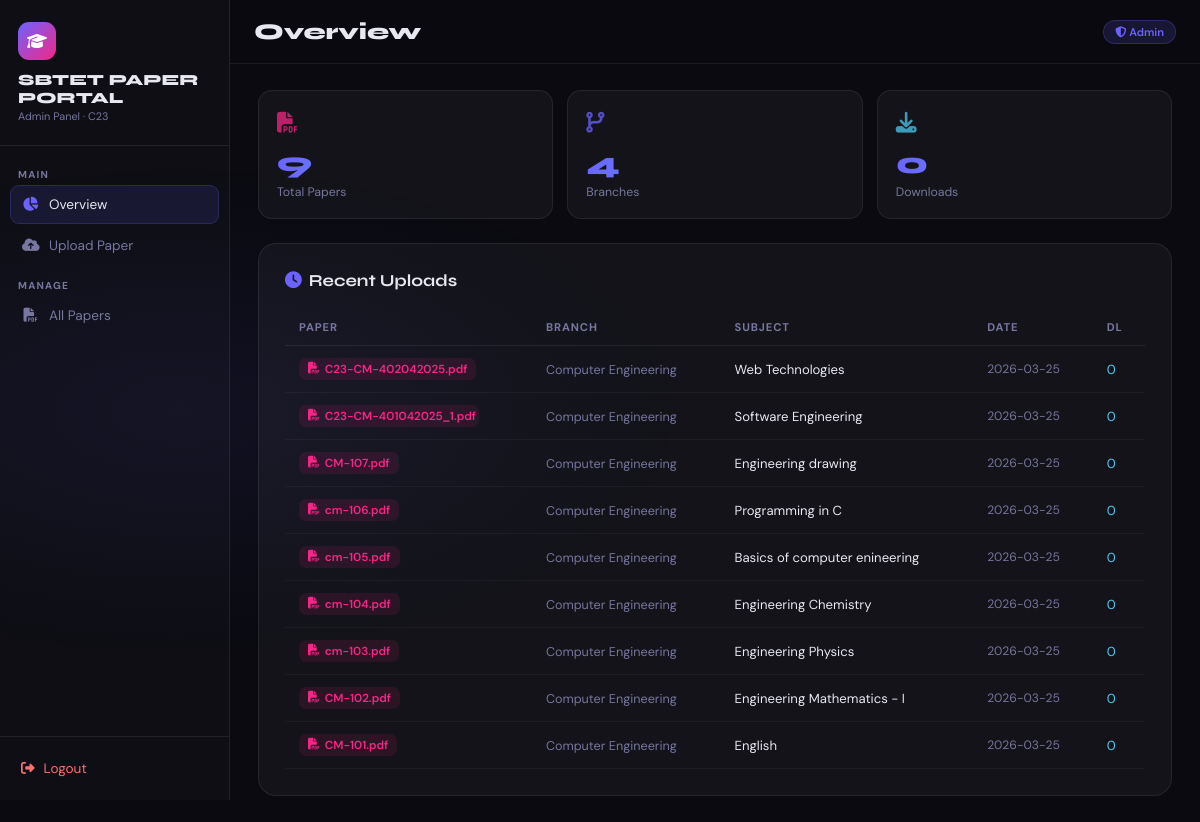
Screenshot of /admin/dashboard (signed in) with the database file from the repository.
### tables this page shows
CREATE TABLE question_papers (
        id INTEGER PRIMARY KEY AUTOINCREMENT,
        subject_id INTEGER NOT NULL,
        file_path TEXT NOT NULL,
        original_name TEXT,
        upload_date TIMESTAMP DEFAULT CURRENT_TIMESTAMP,
        download_count INTEGER DEFAULT 0,
        FOREIGN KEY (subject_id) REFERENCES subjects(id)
    );

CREATE TABLE branches (
        id INTEGER PRIMARY KEY AUTOINCREMENT,
        code TEXT UNIQUE NOT NULL,
        name TEXT NOT NULL
    );

CREATE TABLE subjects (
        id INTEGER PRIMARY KEY AUTOINCREMENT,
        code TEXT,
        name TEXT NOT NULL,
        branch_code TEXT NOT NULL,
        semester TEXT NOT NULL
    );

### app.py (the view)
@app.route('/admin/dashboard')
@admin_required
def admin_dashboard():
    conn = get_db()
    branches = conn.execute('SELECT * FROM branches').fetchall()
    semesters = conn.execute('SELECT * FROM semesters ORDER BY sort_order').fetchall()
    papers = conn.execute('''
        SELECT qp.id, qp.file_path, qp.original_name, qp.upload_date, qp.download_count,
               s.name as subject_name, s.code as subject_code,
               b.name as branch_name, qp.subject_id
        FROM question_papers qp
        JOIN subjects s ON qp.subject_id = s.id
        JOIN branches b ON s.branch_code = b.code
        ORDER BY qp.upload_date DESC
    ''').fetchall()
    conn.close()
    return render_template('admin_dashboard.html', branches=branches, semesters=semesters, papers=papers)

### app.py (called while the page is built)
def get_db():
    conn = sqlite3.connect('sbtet.db')
    conn.row_factory = sqlite3.Row
    return conn

def admin_required(f):
    @wraps(f)
    def decorated(*args, **kwargs):
        if not session.get('admin_logged_in'):
            return redirect(url_for('admin_login'))
        return f(*args, **kwargs)
    return decorated

### templates/admin_dashboard.html (shortened to what this page needs)
<!DOCTYPE html>
<html lang="en">
<head>
<link rel="stylesheet" href="https://cdnjs.cloudflare.com/ajax/libs/font-awesome/6.5.0/css/all.min.css">
</head>
<body>
<aside class="sidebar">
  <div class="sidebar-logo">
    <div class="sb-logo-icon"><i class="fas fa-graduation-cap"></i></div>
    <div class="sb-logo-title">SBTET PAPER PORTAL</div>
    <div class="sb-logo-sub">Admin Panel &middot; C23</div>
  </div>
  <nav class="sidebar-nav">
    <div class="nav-label">Main</div>
    <div class="nav-item active" id="nav-overview" onclick="switchPanel('overview')"><i class="fas fa-chart-pie"></i> Overview</div>
    <div class="nav-item" id="nav-upload" onclick="switchPanel('upload')"><i class="fas fa-cloud-upload-alt"></i> Upload Paper</div>
    <div class="nav-label" style="margin-top:6px;">Manage</div>
    <div class="nav-item" id="nav-papers" onclick="switchPanel('papers')"><i class="fas fa-file-pdf"></i> All Papers</div>
  </nav>
  <div class="sidebar-footer">
    <a href="/admin/logout" class="logout-btn"><i class="fas fa-right-from-bracket"></i> Logout</a>
  </div>
</aside>
<main class="main">
  <div class="topbar">
    <h1 class="page-title" id="panel-heading">Overview</h1>
    <div class="admin-badge"><i class="fas fa-shield-halved"></i> Admin</div>
  </div>
  <div class="panel active" id="panel-overview">
    <div class="stats-grid">
      <div class="stat-card">
        <div class="stat-icon"><i class="fas fa-file-pdf" style="color:#f72585;"></i></div>
        <div class="stat-num">{{ papers|length }}</div>
        <div class="stat-label">Total Papers</div>
      </div>
      <div class="stat-card">
        <div class="stat-icon"><i class="fas fa-code-branch" style="color:#6c63ff;"></i></div>
        <div class="stat-num">4</div>
        <div class="stat-label">Branches</div>
      </div>
      <div class="stat-card">
        <div class="stat-icon"><i class="fas fa-download" style="color:#4cc9f0;"></i></div>
        <div class="stat-num">{{ papers|sum(attribute='download_count') }}</div>
        <div class="stat-label">Downloads</div>
      </div>
    </div>
    <div class="form-card">
      <h3><i class="fas fa-clock" style="color:var(--accent);margin-right:7px;"></i>Recent Uploads</h3>
      {% if papers %}
      <div class="table-wrap">
        <table>
          <thead><tr><th>Paper</th><th>Branch</th><th>Subject</th><th>Date</th><th>DL</th></tr></thead>
          <tbody>
          {% for p in papers[:10] %}
          <tr>
            <td><div class="file-pill"><i class="fas fa-file-pdf"></i> {{ p.original_name or 'Question Paper' }}</div></td>
            <td style="color:var(--muted);font-size:0.79rem;">{{ p.branch_name }}</td>
            <td style="font-size:0.82rem;">{{ p.subject_name }}</td>
            <td style="font-size:0.76rem;color:var(--muted);">{{ p.upload_date[:10] }}</td>
            <td style="color:var(--accent3);font-size:0.82rem;">{{ p.download_count }}</td>
          </tr>
          {% endfor %}
          </tbody>
        </table>
      </div>
      {% endif %}
    </div>
  </div>
</main>
</body>
</html>

### templates/admin_dashboard.html (style rules this page uses)
:root { --ink:#0a0a10;--card:rgba(255,255,255,0.04);--border:rgba(255,255,255,0.08);--accent:#6c63ff;--accent2:#f72585;--accent3:#4cc9f0;--text:#e8e8f0;--muted:#7777a0;--glow:rgba(108,99,255,0.3); }
*,*::before,*::after { margin:0;padding:0;box-sizing:border-box; }
html { -webkit-text-size-adjust:100%; }
body { font-family:'DM Sans',sans-serif;background:var(--ink);color:var(--text);min-height:100vh;display:flex;flex-direction:row;-webkit-font-smoothing:antialiased; }
h1,h2,h3,h4 { font-family:'Syne',sans-serif; }
a { text-decoration:none;color:inherit; }
body::before { content:'';position:fixed;inset:0;background:radial-gradient(ellipse 70% 50% at 15% 50%,rgba(108,99,255,.08) 0%,transparent 60%);pointer-events:none;z-index:0; }
.sidebar { width:230px;flex-shrink:0;height:100vh;position:sticky;top:0;background:rgba(255,255,255,0.02);border-right:1px solid var(--border);display:flex;flex-direction:column;z-index:10; }
.sidebar-logo { padding:22px 18px;border-bottom:1px solid var(--border); }
.sb-logo-icon { width:38px;height:38px;border-radius:11px;background:linear-gradient(135deg,var(--accent),var(--accent2));display:flex;align-items:center;justify-content:center;font-size:1rem;color:#fff;margin-bottom:11px; }
.sb-logo-title { font-family:'Syne',sans-serif;font-weight:800;font-size:0.97rem; }
.sb-logo-sub { font-size:0.68rem;color:var(--muted);margin-top:2px; }
.sidebar-nav { flex:1;padding:14px 10px;overflow-y:auto; }
.nav-label { font-size:0.63rem;font-weight:700;text-transform:uppercase;letter-spacing:0.12em;color:var(--muted);padding:8px 8px 4px; }
.nav-item { display:flex;align-items:center;gap:10px;padding:10px 11px;border-radius:9px;cursor:pointer;transition:all 0.18s;font-size:0.85rem;color:var(--muted);margin-bottom:2px;border:1px solid transparent; }
.nav-item.active { background:rgba(108,99,255,0.12);color:var(--text);border-color:rgba(108,99,255,0.22); }
.nav-item.active i { color:var(--accent); }
.nav-item i { width:17px;text-align:center;font-size:0.88rem; }
.sidebar-footer { padding:14px 10px;border-top:1px solid var(--border); }
.logout-btn { display:flex;align-items:center;gap:9px;padding:9px 11px;border-radius:9px;font-size:0.85rem;color:#f87171;transition:all 0.18s; }
.main { flex:1;overflow-y:auto;position:relative;z-index:1;min-width:0; }
.topbar { padding:18px 24px;border-bottom:1px solid var(--border);display:flex;align-items:center;justify-content:space-between;background:rgba(10,10,16,0.82);backdrop-filter:blur(18px);-webkit-backdrop-filter:blur(18px);position:sticky;top:0;z-index:9;gap:12px;flex-wrap:wrap; }
.page-title { font-size:clamp(1.1rem,3vw,1.4rem);font-weight:800; }
.admin-badge { font-size:0.7rem;font-weight:600;padding:4px 11px;border-radius:99px;background:rgba(108,99,255,0.15);color:var(--accent);border:1px solid rgba(108,99,255,0.25);white-space:nowrap; }
.panel { display:none;padding:clamp(16px,3vw,26px) clamp(14px,3vw,28px); }
.panel.active { display:block; }
.stats-grid { display:grid;grid-template-columns:repeat(3,1fr);gap:14px;margin-bottom:24px; }
.stat-card { background:var(--card);border:1px solid var(--border);border-radius:14px;padding:18px; }
.stat-card .stat-num { font-family:'Syne',sans-serif;font-size:1.9rem;font-weight:800;background:linear-gradient(90deg,var(--accent),var(--accent3));-webkit-background-clip:text;-webkit-text-fill-color:transparent;background-clip:text; }
.stat-card .stat-label { font-size:0.77rem;color:var(--muted);margin-top:3px; }
.stat-card .stat-icon { font-size:1.3rem;margin-bottom:9px;opacity:0.75; }
.form-card { background:var(--card);border:1px solid var(--border);border-radius:18px;padding:clamp(16px,3vw,26px); }
.form-card h3 { font-size:1.05rem;font-weight:700;margin-bottom:18px; }
.table-wrap { overflow-x:auto;-webkit-overflow-scrolling:touch; }
table { width:100%;border-collapse:separate;border-spacing:0;min-width:560px; }
thead th { padding:11px 14px;text-align:left;font-size:0.7rem;font-weight:700;text-transform:uppercase;letter-spacing:0.08em;color:var(--muted);border-bottom:1px solid var(--border); }
tbody td { padding:12px 14px;font-size:0.85rem;border-bottom:1px solid rgba(255,255,255,0.04); }
.file-pill { display:inline-flex;align-items:center;gap:5px;padding:3px 9px;border-radius:7px;background:rgba(247,37,133,0.1);color:#f72585;font-size:0.73rem;font-weight:600;max-width:180px;overflow:hidden;text-overflow:ellipsis;white-space:nowrap; }

### rows the page displays
question_papers: original_name "C23-CM-402042025.pdf", branch_name "Computer Engineering", subject_name "Web Technologies", upload_date "2026-03-25", download_count "0"
question_papers: original_name "C23-CM-401042025_1.…", branch_name "Computer Engineering", subject_name "Software Engineering", upload_date "2026-03-25", download_count "0"
question_papers: original_name "CM-107.pdf", branch_name "Computer Engineering", subject_name "Engineering drawing", upload_date "2026-03-25", download_count "0"
question_papers: original_name "cm-106.pdf", branch_name "Computer Engineering", subject_name "Programming in C", upload_date "2026-03-25", download_count "0"
question_papers: original_name "cm-105.pdf", branch_name "Computer Engineering", subject_name "Basics of computer enineering", upload_date "2026-03-25", download_count "0"
question_papers: original_name "cm-104.pdf", branch_name "Computer Engineering", subject_name "Engineering Chemistry", upload_date "2026-03-25", download_count "0"
question_papers: original_name "cm-103.pdf", branch_name "Computer Engineering", subject_name "Engineering Physics", upload_date "2026-03-25", download_count "0"
question_papers: original_name "CM-102.pdf", branch_name "Computer Engineering", subject_name "Engineering Mathematics - I", upload_date "2026-03-25", download_count "0"
question_papers: original_name "CM-101.pdf", branch_name "Computer Engineering", subject_name "English", upload_date "2026-03-25", download_count "0"

### other values shown
{{ papers|length }} "9"
{{ papers|sum(attribute='download_count') }} "0"
